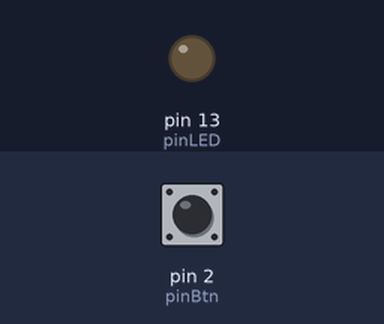
Bench run of a sketch on a simulated Arduino Uno, built with avr-gcc and run on an emulated ATmega328P. On the bench: output pins drawn as LEDs (lit = HIGH). Inputs (shaded band) come from the test bench; at power-on: pin 2 (pinBtn) LOW.

Above: at 1.2 s.
1.3 s: pin 2 (pinBtn) pulled HIGH for 0.15 s
At 1.37 s:
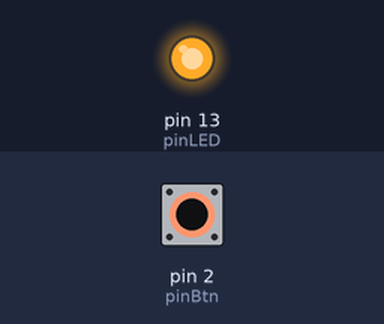
2.9 s: pin 2 (pinBtn) pulled HIGH for 3.2 s
At 7.1 s:
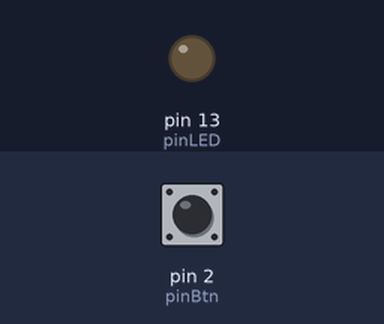
Timing chart, 0 to 8.6 s (numbered marks = the images above; inputs shaded):
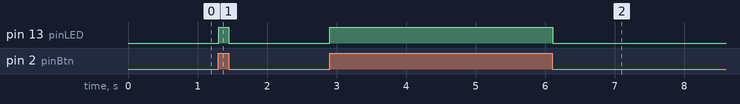

Measured:
- after the input at 1.3 s, pin 13 (pinLED): LOW → HIGH at once, → LOW 0.15 s later
- after the input at 2.9 s, pin 13 (pinLED): LOW → HIGH at once, → LOW 3.2 s later

The sketch:

L3_Control_LED_Button.ino
```cpp
// (licence header left out)
const int pinLED = 13;                      // LED connect to D13
const int pinBtn = 2;                       // Button connect to D2


void setup()
{
    pinMode(pinLED, OUTPUT);                // set direction of D13-OUTPUT
    pinMode(pinBtn, INPUT);                 // set direction of D2-INPUT
}

void loop()
{
    if(digitalRead(pinBtn))                 // if button pressed
    {
        digitalWrite(pinLED, HIGH);         // led on
    }
    else                                    // or
    {
        digitalWrite(pinLED, LOW);          // led of
    }

    delay(10);
}
```
